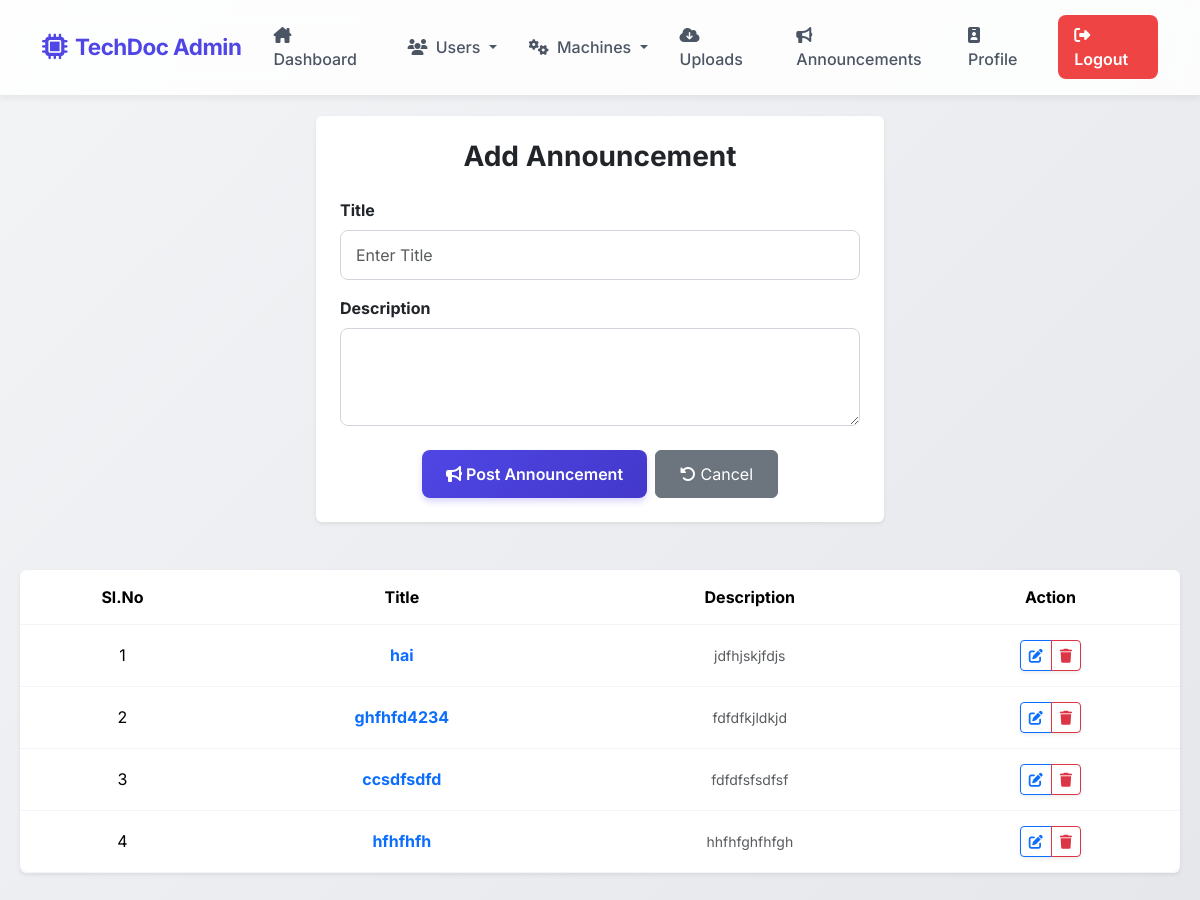
Page /wadmin/Announcement/ on the committed database.
### wadmin/models.py (models this page shows)
class Announcement(models.Model):
    title = models.CharField(max_length=200)
    description = models.TextField()
    date = models.DateField(auto_now_add=True)
    class Meta:
        db_table = 'tbl_announcement'

### wadmin/views.py (the view)
# urls.py: path('Announcement/', views.announcement, name="announcement"),
def announcement(request):
    announcementdata = Announcement.objects.all()
    if request.method == "POST":
        a = Announcement.objects.filter(
            title__iexact=request.POST.get("title")
        )
        if a:
            return render(request, "Admin/AddAnnouncement.html", {
                'data': announcementdata,
                'msg': "Announcement already exists"
            })
        else:
            Announcement.objects.create(
                title=request.POST.get("title"),
                description=request.POST.get("description")
            )
        return redirect("wadmin:announcement")
    else:
        return render(request, "Admin/AddAnnouncement.html", {
            'data': announcementdata
        })

### wadmin/Templates/admin/AddAnnouncement.html (shortened to what this page needs)
{% include 'admin/Header.html' %}
<div class="row mb-5 justify-content-center">
    <div class="col-md-6">
        <div class="card shadow-sm border-0 p-4">
            <h3 class="mb-4 fw-bold text-center">Add Announcement</h3>
            <form action="" method="post">
                <div class="mb-3">
                    <label class="form-label fw-bold">Title</label>
                    <input type="text" class="form-control" name="title" value="{{announcement.title}}"
                        placeholder="Enter Title" required>
                </div>
                <div class="mb-3">
                    <label class="form-label fw-bold">Description</label>
                    <textarea class="form-control" name="description" rows="3"
                        required>{{announcement.description}}</textarea>
                </div>
                <div class="d-grid gap-2 d-md-flex justify-content-md-center mt-4">
                    <button type="submit" class="btn btn-primary-custom px-4"><i class="fa-solid fa-bullhorn"></i> Post
                        Announcement</button>
                    <button type="reset" class="btn btn-secondary px-4"><i class="fa-solid fa-rotate-left"></i>
                        Cancel</button>
                </div>
            </form>
        </div>
    </div>
</div>
<div class="card shadow-sm border-0">
    <div class="card-body p-0 table-responsive">
        <table class="table table-custom table-hover m-0 w-100 text-center align-middle">
            <thead>
                <tr>
                    <th>Sl.No</th>
                    <th>Title</th>
                    <th>Description</th>
                    <th>Action</th>
                </tr>
            </thead>
            <tbody>
                {% for i in data %}
                <tr>
                    <td>{{forloop.counter}}</td>
                    <td class="fw-bold text-primary">{{i.title}}</td>
                    <td class="text-muted"><small>{{i.description}}</small></td>
                    <td>
                        <div class="btn-group shadow-sm">
                            <a href="{% url 'wadmin:editannouncement' i.id %}" class="btn btn-sm btn-outline-primary"><i
                                    class="fa-solid fa-pen-to-square"></i></a>
                            <a href="{% url 'wadmin:deleteannouncement' i.id %}"
                                class="btn btn-sm btn-outline-danger"><i class="fa-solid fa-trash"></i></a>
                        </div>
                    </td>
                </tr>
                {% endfor %}
            </tbody>
        </table>
    </div>
</div>
</div>
</body>
</html>

### wadmin/Templates/admin/Header.html (style rules this page uses)
:root { --primary-color: #4f46e5; --secondary-color: #10b981; --dark-bg: #111827; --card-bg: rgba(255, 255, 255, 0.95); }
body { font-family: 'Inter', sans-serif; background: linear-gradient(135deg, #f3f4f6 0%, #e5e7eb 100%); min-height: 100vh; color: #374151; overflow-x: hidden; padding-top: 76px; }
.form-control, .form-select { border-radius: 8px; padding: 12px 15px; border: 1px solid #d1d5db; transition: all 0.3s ease; }
.btn-primary-custom { background: linear-gradient(135deg, var(--primary-color) 0%, #4338ca 100%); border: none; border-radius: 8px; padding: 12px 24px; color: white; font-weight: 600; transition: all 0.3s ease; box-shadow: 0 4px 6px rgba(79, 70, 229, 0.2); }
.table-custom { background: white; border-radius: 12px; overflow: hidden; box-shadow: 0 4px 6px rgba(0, 0, 0, 0.05); }
.table-custom thead { background: #f9fafb; color: #4b5563; }
.table-custom th, .table-custom td { padding: 15px; vertical-align: middle; border-color: #f3f4f6; }

### rows in the picture
Announcement: title "hai", description "jdfhjskjfdjs"
Announcement: title "ghfhfd4234", description "fdfdfkjldkjd"
Announcement: title "ccsdfsdfd", description "fdfdfsfsdfsf"
Announcement: title "hfhfhfh", description "hhfhfghfhfgh"
